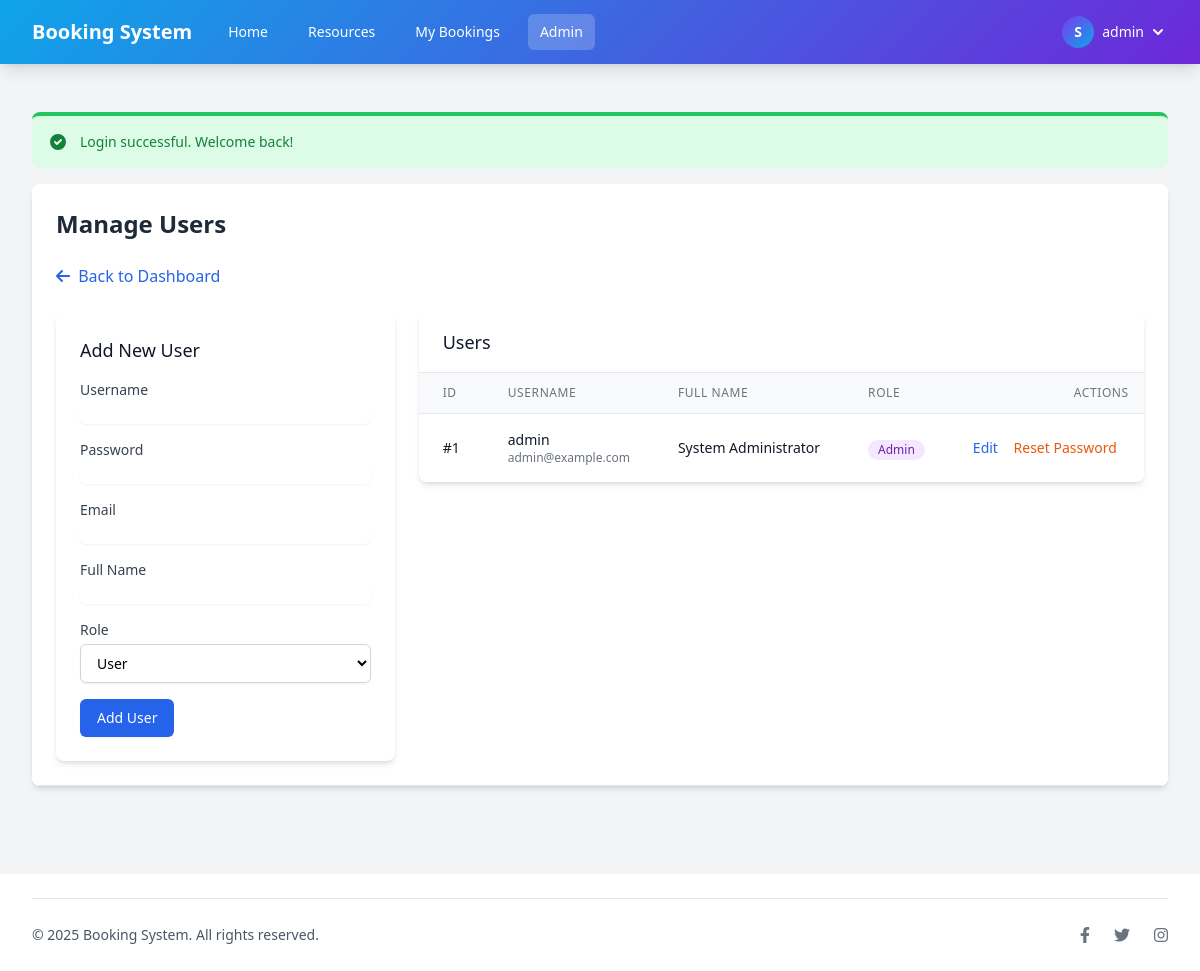
The page /admin/users.php (signed in) on the database its author committed.
### tables this page shows
CREATE TABLE IF NOT EXISTS settings (
    id INT AUTO_INCREMENT PRIMARY KEY,
    setting_key VARCHAR(50) NOT NULL UNIQUE,
    setting_value TEXT,
    created_at TIMESTAMP DEFAULT CURRENT_TIMESTAMP,
    updated_at TIMESTAMP DEFAULT CURRENT_TIMESTAMP ON UPDATE CURRENT_TIMESTAMP
);

CREATE TABLE IF NOT EXISTS users (
    id INT AUTO_INCREMENT PRIMARY KEY,
    username VARCHAR(50) NOT NULL UNIQUE,
    password VARCHAR(255) NOT NULL,
    email VARCHAR(100) NOT NULL UNIQUE,
    full_name VARCHAR(100) NOT NULL,
    role ENUM('user', 'admin') NOT NULL DEFAULT 'user',
    created_at TIMESTAMP DEFAULT CURRENT_TIMESTAMP,
    updated_at TIMESTAMP DEFAULT CURRENT_TIMESTAMP ON UPDATE CURRENT_TIMESTAMP
);

### includes/auth.php (called while the page is built, shortened)
<?php
function isLoggedIn() {
    return isset($_SESSION['user_id']);
}
function isAdmin() {
    return isLoggedIn() && $_SESSION['role'] == 'admin';
}

### admin/users.php (the view, shortened to what this page needs)
<?php
require_once '../includes/auth.php';
require_once '../includes/utilities.php';
$conn = getDbConnection();
$sql = "SELECT * FROM users ORDER BY id ASC";
$result = $conn->query($sql);
$users = [];
if ($result->num_rows > 0) {
    while ($row = $result->fetch_assoc()) {
        $users[] = $row;
    }
}
$page_title = 'Manage Users';
$active_page = 'admin_users';
include '../includes/header.php';
?>
<div class="mb-6">
    <a href="dashboard.php" class="text-blue-600 hover:text-blue-800">
        <i class="fas fa-arrow-left mr-1"></i> Back to Dashboard
    </a>
</div>
<div class="flex flex-col md:flex-row gap-6">
    <div class="w-full md:w-1/3">
        <div class="bg-white overflow-hidden shadow-md rounded-lg p-6">
            <h3 class="text-lg font-medium text-gray-900 mb-4">Add New User</h3>
            <form method="POST">
                <div class="mb-4">
                    <label for="username" class="block text-sm font-medium text-gray-700">Username</label>
                    <input type="text" name="username" id="username" required class="mt-1 focus:ring-blue-500 focus:border-blue-500 block w-full shadow-sm sm:text-sm border-gray-300 rounded-md">
                </div>
                <div class="mb-4">
                    <label for="password" class="block text-sm font-medium text-gray-700">Password</label>
                    <input type="password" name="password" id="password" required class="mt-1 focus:ring-blue-500 focus:border-blue-500 block w-full shadow-sm sm:text-sm border-gray-300 rounded-md">
                </div>
                <div class="mb-4">
                    <label for="email" class="block text-sm font-medium text-gray-700">Email</label>
                    <input type="email" name="email" id="email" required class="mt-1 focus:ring-blue-500 focus:border-blue-500 block w-full shadow-sm sm:text-sm border-gray-300 rounded-md">
                </div>
                <div class="mb-4">
                    <label for="full_name" class="block text-sm font-medium text-gray-700">Full Name</label>
                    <input type="text" name="full_name" id="full_name" required class="mt-1 focus:ring-blue-500 focus:border-blue-500 block w-full shadow-sm sm:text-sm border-gray-300 rounded-md">
                </div>
                <div class="mb-4">
                    <label for="role" class="block text-sm font-medium text-gray-700">Role</label>
                    <select name="role" id="role" class="mt-1 block w-full py-2 px-3 border border-gray-300 bg-white rounded-md shadow-sm focus:outline-none focus:ring-blue-500 focus:border-blue-500 sm:text-sm">
                        <option value="user">User</option>
                    </select>
                </div>
                <div>
                    <button type="submit" name="add_user" class="inline-flex items-center px-4 py-2 border border-transparent text-sm font-medium rounded-md shadow-sm text-white bg-blue-600 hover:bg-blue-700 focus:outline-none focus:ring-2 focus:ring-offset-2 focus:ring-blue-500">
                        Add User
                    </button>
                </div>
            </form>
        </div>
    </div>
    <div class="w-full md:w-2/3">
        <div class="bg-white overflow-hidden shadow-md rounded-lg">
            <div class="px-6 py-4 border-b border-gray-200">
                <h3 class="text-lg font-medium text-gray-900">Users</h3>
            </div>
            <?php if (empty($users)): ?>
                <div class="p-6 text-center">
                    <p class="text-gray-500">No users found. Please add a new user.</p>
                </div>
            <?php else: ?>
                <table class="min-w-full divide-y divide-gray-200">
                    <thead class="bg-gray-50">
                        <tr>
                            <th scope="col" class="px-6 py-3 text-left text-xs font-medium text-gray-500 uppercase tracking-wider">
                                ID
                            </th>
                            <th scope="col" class="px-6 py-3 text-left text-xs font-medium text-gray-500 uppercase tracking-wider">
                                Username
                            </th>
                            <th scope="col" class="px-6 py-3 text-left text-xs font-medium text-gray-500 uppercase tracking-wider">
                                Full Name
                            </th>
                            <th scope="col" class="px-6 py-3 text-left text-xs font-medium text-gray-500 uppercase tracking-wider">
                                Role
                            </th>
                            <th scope="col" class="px-6 py-3 text-right text-xs font-medium text-gray-500 uppercase tracking-wider">
                                Actions
                            </th>
                        </tr>
                    </thead>
                    <tbody class="bg-white divide-y divide-gray-200">
                        <?php foreach ($users as $user): ?>
                            <tr>
                                <td class="px-6 py-4 whitespace-nowrap">
                                    <div class="text-sm font-medium text-gray-900">#<?php echo $user['id']; ?></div>
                                </td>
                                <td class="px-6 py-4 whitespace-nowrap">
                                    <div class="text-sm font-medium text-gray-900"><?php echo $user['username']; ?></div>
                                    <div class="text-xs text-gray-500"><?php echo $user['email']; ?></div>
                                </td>
                                <td class="px-6 py-4 whitespace-nowrap">
                                    <div class="text-sm text-gray-900"><?php echo $user['full_name']; ?></div>
                                </td>
                                <td class="px-6 py-4 whitespace-nowrap">
                                    <span class="inline-flex items-center px-2.5 py-0.5 rounded-full text-xs font-medium
                                        <?php echo $user['role'] == 'admin' ? 'bg-purple-100 text-purple-800' : 'bg-blue-100 text-blue-800'; ?>
                                    ">
                                        <?php echo ucfirst($user['role']); ?>
                                    </span>
                                </td>
                                <td class="px-6 py-4 whitespace-nowrap text-right text-sm font-medium">
                                    <button type="button" class="text-blue-600 hover:text-blue-900 mr-3"
                                            onclick="openEditModal(<?php echo $user['id']; ?>, '<?php echo addslashes($user['email']); ?>', '<?php echo addslashes($user['full_name']); ?>', '<?php echo $user['role']; ?>')">
                                        Edit
                                    </button>
                                    <button type="button" class="text-orange-600 hover:text-orange-900 mr-3"
                                            onclick="openPasswordModal(<?php echo $user['id']; ?>, '<?php echo addslashes($user['username']); ?>')">
                                        Reset Password
                                    </button>
                                </td>
                            </tr>
                        <?php endforeach; ?>
                    </tbody>
                </table>
            <?php endif; ?>
        </div>
    </div>
</div>
<?php
include '../includes/footer.php';
?>

### includes/header.php (shortened to what this page needs)
<?php
require_once __DIR__ . '/auth.php';
require_once __DIR__ . '/utilities.php';
$conn = getDbConnection();
$site_name = 'Booking System';
try {
    $result = $conn->query("SELECT setting_value FROM settings WHERE setting_key = 'site_name'");
    if ($result && $result->num_rows > 0) {
        $site_name = $result->fetch_assoc()['setting_value'];
    }
} catch (Exception $e) {
}
$is_admin_section = strpos($active_page, 'admin_') === 0;
$base_path = $is_admin_section ? '../' : '';
$admin_path = $is_admin_section ? '' : 'admin/';
?>
<!DOCTYPE html>
<html lang="en">
<head>
    <script src="https://cdn.tailwindcss.com"></script>
    <link rel="stylesheet" href="https://cdnjs.cloudflare.com/ajax/libs/font-awesome/6.2.0/css/all.min.css">
    <link rel="stylesheet" href="https://cdn.jsdelivr.net/npm/flatpickr/dist/flatpickr.min.css">
</head>
<body class="bg-gray-100 min-h-screen">
    <nav class="bg-gradient-primary shadow-lg">
        <div class="max-w-7xl mx-auto px-4 sm:px-6 lg:px-8">
            <div class="flex justify-between h-16">
                <div class="flex">
                    <div class="flex-shrink-0 flex items-center">
                        <a href="<?php echo $base_path; ?>index.php" class="text-white text-xl font-bold">
                            <?php echo $site_name; ?>
                        </a>
                    </div>
                    <div class="hidden md:ml-6 md:flex md:space-x-4 items-center">
                        <a href="<?php echo $base_path; ?>index.php"
                           class="<?php echo $active_page == 'home' ? 'bg-white/20 text-white' : 'text-white hover:bg-white/10'; ?> px-3 py-2 rounded-md text-sm font-medium">
                            Home
                        </a>
                        <?php if (isLoggedIn()): ?>
                            <a href="<?php echo $base_path; ?>resources.php"
                               class="<?php echo $active_page == 'resources' ? 'bg-white/20 text-white' : 'text-white hover:bg-white/10'; ?> px-3 py-2 rounded-md text-sm font-medium">
                                Resources
                            </a>
                            <a href="<?php echo $base_path; ?>my_bookings.php"
                               class="<?php echo $active_page == 'my_bookings' ? 'bg-white/20 text-white' : 'text-white hover:bg-white/10'; ?> px-3 py-2 rounded-md text-sm font-medium">
                                My Bookings
                            </a>
                            <?php if (isAdmin()): ?>
                                <a href="<?php echo $admin_path; ?>dashboard.php"
                                   class="<?php echo $is_admin_section ? 'bg-white/20 text-white' : 'text-white hover:bg-white/10'; ?> px-3 py-2 rounded-md text-sm font-medium">
                                    Admin
                                </a>
                            <?php endif; ?>
                        <?php endif; ?>
                    </div>
                </div>
                <div class="hidden md:flex md:items-center">
                    <?php if (isLoggedIn()): ?>
                        <div class="ml-3 relative">
                            <div>
                                <button type="button"
                                        class="flex items-center text-sm rounded-full focus:outline-none focus:ring-2 focus:ring-offset-2 focus:ring-offset-blue-600 focus:ring-white"
                                        id="user-menu-button"
                                        aria-expanded="false"
                                        aria-haspopup="true">
                                    <div class="h-8 w-8 rounded-full bg-gradient-secondary flex items-center justify-center text-white font-bold">
                                        <?php echo substr($_SESSION['full_name'], 0, 1); ?>
                                    </div>
                                    <span class="ml-2 text-white"><?php echo $_SESSION['username']; ?></span>
                                    <svg class="ml-1 h-5 w-5 text-white" xmlns="http://www.w3.org/2000/svg" viewBox="0 0 20 20" fill="currentColor">
                                        <path fill-rule="evenodd" d="M5.293 7.293a1 1 0 011.414 0L10 10.586l3.293-3.293a1 1 0 111.414 1.414l-4 4a1 1 0 01-1.414 0l-4-4a1 1 0 010-1.414z" clip-rule="evenodd" />
                                    </svg>
                                </button>
                            </div>
                        </div>
                    <?php endif; ?>
                </div>
            </div>
        </div>
    </nav>
    <main class="max-w-7xl mx-auto py-6 sm:px-6 lg:px-8">
        <div class="px-4 py-6 sm:px-0">
            <div class="bg-white overflow-hidden shadow-md sm:rounded-lg">
                <div class="p-6 bg-white border-b border-gray-200">
                    <h1 class="text-2xl font-bold text-gray-800 mb-6"><?php echo $page_title; ?></h1>

### includes/header.php (style rules this page uses)
.bg-gradient-primary { background: linear-gradient(135deg, #0ea5e9, #6d28d9); }
.bg-gradient-secondary { background: linear-gradient(135deg, #7c3aed, #0ea5e9); }
html { height: 100%; }
body { display: flex; flex-direction: column; min-height: 100vh; }
main { flex: 1 0 auto; display: block; width: 100%; }

### rows shown on the page
settings: setting_value "Booking System"
users: id "1", username "admin", email "admin@example.com", full_name "System Administrator", role "Admin"

### other values the page prints
substr($_SESSION['full_name'], 0, 1) "S"
$_SESSION['username'] "admin"
$message "Login successful. Welcome back!"
$page_title "Manage Users"
